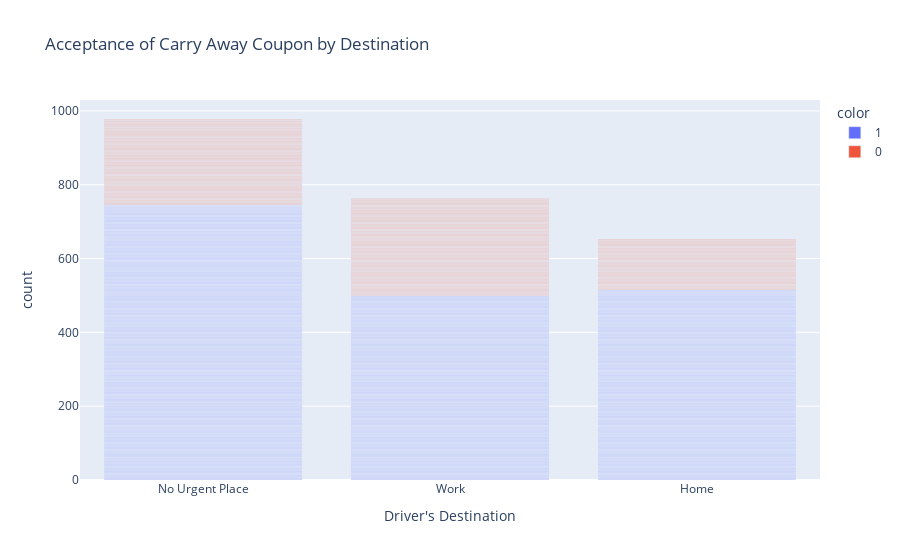

Notebook code for this chart:
### Markdown cell above
3. Further Investigation of the group with distinations show below that

### Code cell
#fig_ind2 = sns.countplot(x="destination",data=df_carry_away_coupon, 
#                         hue=df_carry_away_coupon.Y.astype(str), 
#                         palette=['lightblue', 'pink'])

pxfig3 = px.bar(df_carry_away_coupon,x="destination",title="Acceptance of Carry Away Coupon by Destination",color =df_carry_away_coupon.Y.astype(str), labels={"destination": "Driver's Destination"} )
pxfig3.show()

### Figure 1 — Plotly figure (JSON) as saved in the notebook; plotly's stock layout.template omitted (floating-point values rounded to 4 significant figures; data arrays with more than 128 entries replaced by an {"elided": "..."} marker saying what was removed)
{"data": [{"alignmentgroup": "True", "hovertemplate": "color=1<br>Driver's Destination=%{x}<br>count=%{y}<extra></extra>", "legendgroup": "1", "marker": {"color": "#636efa", "pattern": {"shape": ""}}, "name": "1", "offsetgroup": "1", "orientation": "v", "showlegend": true, "textposition": "auto", "type": "bar", "x": {"elided": "1760 str values"}, "xaxis": "x", "y": {"elided": "1760 int values"}, "yaxis": "y"}, {"alignmentgroup": "True", "hovertemplate": "color=0<br>Driver's Destination=%{x}<br>count=%{y}<extra></extra>", "legendgroup": "0", "marker": {"color": "#EF553B", "pattern": {"shape": ""}}, "name": "0", "offsetgroup": "0", "orientation": "v", "showlegend": true, "textposition": "auto", "type": "bar", "x": {"elided": "633 str values"}, "xaxis": "x", "y": {"elided": "633 int values"}, "yaxis": "y"}], "layout": {"barmode": "relative", "legend": {"title": {"text": "color"}, "tracegroupgap": 0}, "title": {"text": "Acceptance of Carry Away Coupon by Destination"}, "xaxis": {"anchor": "y", "domain": [0, 1], "title": {"text": "Driver's Destination"}}, "yaxis": {"anchor": "x", "domain": [0, 1], "title": {"text": "count"}}}}
